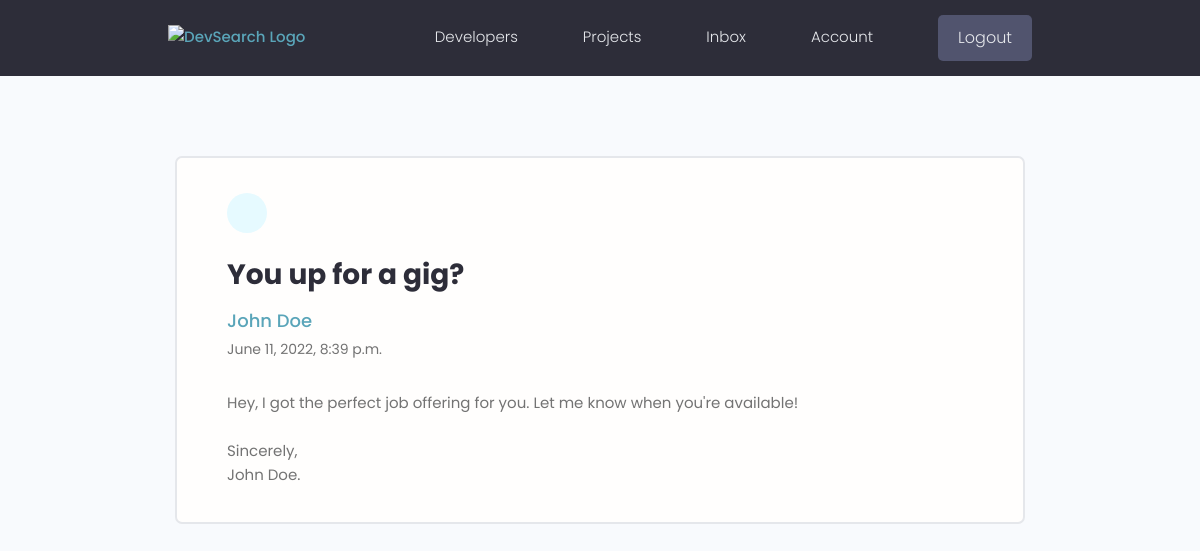
Page /message/b3a71d73-3d3e-43dd-8f6b-b8bc440d6bf1/ (signed in) on the committed database.
### users/models.py (models this page shows, shortened)
class Message(models.Model):
    sender = models.ForeignKey(Profile, on_delete=models.SET_NULL, null=True, blank=True)
    recipient = models.ForeignKey(Profile, on_delete=models.SET_NULL, null=True, blank=True, related_name="messages")
    name = models.CharField(max_length=200, null=True, blank=True)
    email = models.EmailField(max_length=200, null=True, blank=True)
    subject = models.CharField(max_length=200, null=True, blank=True)
    body = models.TextField()
    is_read = models.BooleanField(default=False, null=True)
    created = models.DateTimeField(auto_now_add=True)
    id = models.UUIDField(default=uuid.uuid4, unique=True,
                            primary_key=True, editable=False)
    class Meta:
        ordering = ['is_read', '-created']

### users/views.py (the view)
# urls.py: path('message/<str:pk>/', views.read_message, name="message"),
@login_required(login_url='login')
def read_message(request, pk):
    profile = request.user.profile
    message = profile.messages.get(id=pk)
    if message.is_read == False:
        message.is_read = True
        message.save()
    context = { 'message': message }
    return render(request, 'users/message.html', context)

### users/templates/users/message.html (shortened to what this page needs)
{% extends 'main.html' %}
{% block content %}
<main class="messagePage my-xl">
  <div class="content-box">
    <div class="message">
      <a class="backButton" href="{% url 'inbox' %}"></a>
      <h2 class="message__subject">{{message.subject}}</h4>
        <a href="profile.html" class="message__author">{{message.name}}</a>
        <p class="message__date">{{message.created}}</p>
        <div class="message__body">{{message.body|linebreaksbr}}</div>
    </div>
  </div>
</main>
{% endblock content %}

### static/styles/app.css (style rules this page uses)
:root { --color-sub: #2d2d39; }
.content-box { width: 95%; max-width: 85rem; margin: 0 auto; }
.message { padding: 2.5rem 0; }
.message > a { display: flex; gap: 1rem; }
.message__author, .message__date { flex-basis: 25%; }
.message__subject { flex-basis: 50%; }
.message__date { text-align: right; }
.messagePage .message { list-style: none; background: var(--color-white); padding: 3.5rem 5rem; border: 2px solid var(--color-light); border-radius: 0.7rem; }
.messagePage .message__subject { font-size: 2.8rem; color: var(--color-sub); margin-bottom: 1rem; margin-top: 2rem; }
.messagePage .message__author { font-size: 1.8rem; font-weight: 500; }
.messagePage .message__date { font-size: 1.4rem; font-weight: 400; text-align: left; margin-bottom: 3rem; }
.backButton { background: var(--color-main-light); color: var(--color-main); width: 4rem; height: 4rem; display: flex; align-items: center; justify-content: center; border-radius: 50%; }

### static/uikit/styles/modules/_variables.css (style rules this page uses)
:root { --color-main: #5aa5b9; --color-main-light: #e6faff; --color-sub: #3f4156; --color-sub-light: #51546e; --color-sub-lighter: #ededfd; --color-text: #737373; --color-gray: #8b8b8b; --color-light: #e5e7eb; --color-light-gray: #767676; --color-bg: #f8fafd; --color-white: #fffefd; --color-white-light: #f3f3f3; --color-success: #359e64; --color-success-bg: #def8e8; --color-error: #fc4b0b; --color-error-bg: #fff2ee; --font-base: 'Poppins', arial, helvetica, 'Segoe UI', roboto, ubuntu, sans-serif; --font-monospace: 'Fira Code', 'Courier New', courier, monospace; --font-regular: 300; --font-medium: 500; --font-bold: 700; --generic-shadow: 1px 1px 5px #00000010; --generic-transition: all 0.3s ease-in-out; }

### static/uikit/styles/modules/_base.css (style rules this page uses)
* { margin: 0; padding: 0; box-sizing: border-box; text-rendering: optimizeLegibility; color: inherit; font-size: inherit; }
html { font-size: 50%; }
@media only screen and (min-width: 480px) { html { font-size: 56.25%; } }
@media only screen and (min-width: 1200px) { html { font-size: 62.5%; } }
body { line-height: 1.6; font-weight: 400; font-size: 1.5rem; color: var(--color-text); background-color: var(--color-bg); min-height: 100vh; }

### static/uikit/styles/modules/_typography.css (style rules this page uses)
* { font-family: var(--font-base); }
h2 { font-size: 3.6rem; font-weight: var(--font-bold); }
p, span, strong { font-size: 1.6rem; color: var(--color-text); font-weight: var(--font-regular); }
a { padding-bottom: 2px; text-decoration: none; display: inline-block; color: var(--color-main); font-weight: var(--font-medium); }

### static/uikit/styles/modules/_utilities.css (style rules this page uses)
.my-xl { margin: 8rem auto; }

### rows in the picture
Message: subject "You up for a gig?", name "John Doe", created "June 11, 2022, 8:39 p.m.", body "Hey, I got the perfect job offering for you. Let me know when you're available! Sincerely, John Doe."
